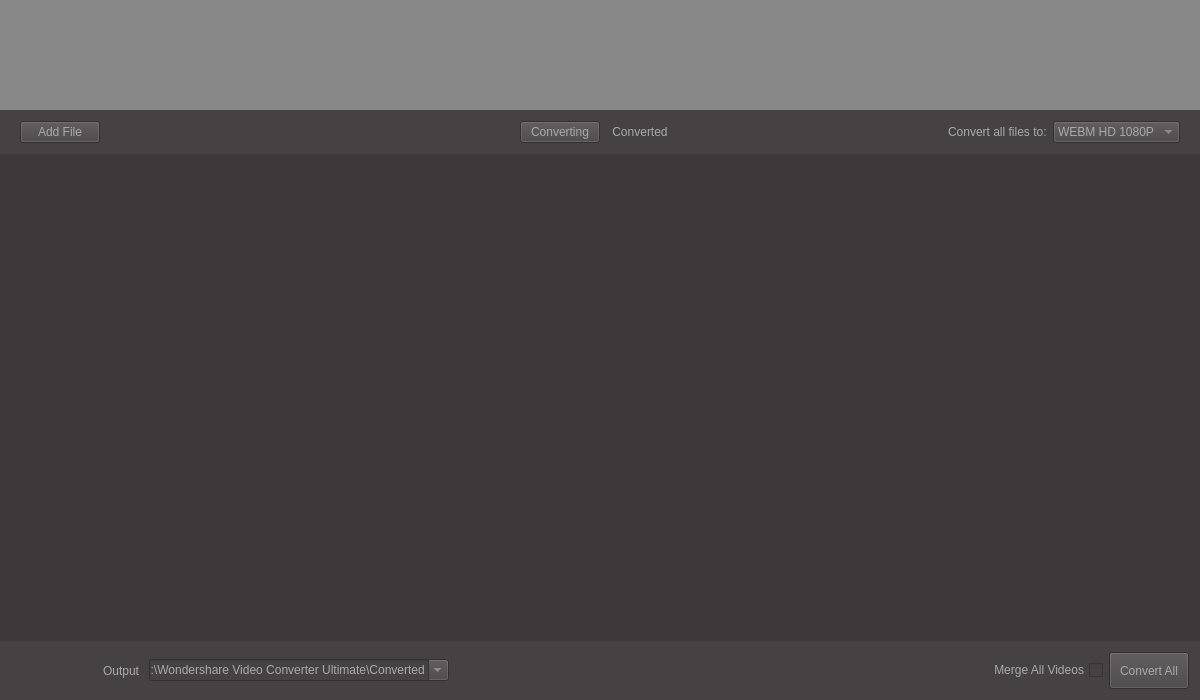
<?xml version="1.0" encoding="UTF-8"?>
<ui version="4.0">
 <class>VideoEnncoder</class>
 <widget class="QWidget" name="VideoEnncoder">
  <property name="geometry">
   <rect>
    <x>0</x>
    <y>0</y>
    <width>1200</width>
    <height>700</height>
   </rect>
  </property>
  <property name="sizePolicy">
   <sizepolicy hsizetype="Minimum" vsizetype="Minimum">
    <horstretch>0</horstretch>
    <verstretch>0</verstretch>
   </sizepolicy>
  </property>
  <property name="minimumSize">
   <size>
    <width>1200</width>
    <height>700</height>
   </size>
  </property>
  <property name="windowTitle">
   <string>VideoEnncoder</string>
  </property>
  <property name="styleSheet">
   <string notr="true">*{color:#aaaaaa}</string>
  </property>
  <layout class="QVBoxLayout" name="verticalLayout_2">
   <property name="spacing">
    <number>0</number>
   </property>
   <property name="leftMargin">
    <number>0</number>
   </property>
   <property name="topMargin">
    <number>0</number>
   </property>
   <property name="rightMargin">
    <number>0</number>
   </property>
   <property name="bottomMargin">
    <number>0</number>
   </property>
   <item>
    <widget class="QWidget" name="title" native="true">
     <property name="sizePolicy">
      <sizepolicy hsizetype="Preferred" vsizetype="Fixed">
       <horstretch>0</horstretch>
       <verstretch>0</verstretch>
      </sizepolicy>
     </property>
     <property name="minimumSize">
      <size>
       <width>0</width>
       <height>110</height>
      </size>
     </property>
     <property name="styleSheet">
      <string notr="true">background-color: rgb(136, 136, 136);</string>
     </property>
     <layout class="QHBoxLayout" name="horizontalLayout_8">
      <property name="spacing">
       <number>0</number>
      </property>
      <property name="leftMargin">
       <number>0</number>
      </property>
      <property name="topMargin">
       <number>0</number>
      </property>
      <property name="rightMargin">
       <number>0</number>
      </property>
      <property name="bottomMargin">
       <number>0</number>
      </property>
      <item>
       <layout class="QVBoxLayout" name="verticalLayout">
        <item>
         <spacer name="horizontalSpacer_7">
          <property name="orientation">
           <enum>Qt::Horizontal</enum>
          </property>
          <property name="sizeHint" stdset="0">
           <size>
            <width>40</width>
            <height>15</height>
           </size>
          </property>
         </spacer>
        </item>
        <item>
         <spacer name="horizontalSpacer">
          <property name="orientation">
           <enum>Qt::Horizontal</enum>
          </property>
          <property name="sizeHint" stdset="0">
           <size>
            <width>220</width>
            <height>80</height>
           </size>
          </property>
         </spacer>
        </item>
       </layout>
      </item>
      <item>
       <widget class="QWidget" name="titleIcons" native="true">
        <property name="enabled">
         <bool>true</bool>
        </property>
        <property name="sizePolicy">
         <sizepolicy hsizetype="Fixed" vsizetype="Fixed">
          <horstretch>0</horstretch>
          <verstretch>0</verstretch>
         </sizepolicy>
        </property>
        <property name="minimumSize">
         <size>
          <width>0</width>
          <height>0</height>
         </size>
        </property>
        <property name="styleSheet">
         <string notr="true"/>
        </property>
        <layout class="QHBoxLayout" name="horizontalLayout_3">
         <property name="sizeConstraint">
          <enum>QLayout::SetFixedSize</enum>
         </property>
         <property name="leftMargin">
          <number>9</number>
         </property>
         <property name="topMargin">
          <number>9</number>
         </property>
         <property name="bottomMargin">
          <number>9</number>
         </property>
         <item>
          <widget class="QPushButton" name="ConvertIcon">
           <property name="sizePolicy">
            <sizepolicy hsizetype="Preferred" vsizetype="Fixed">
             <horstretch>0</horstretch>
             <verstretch>0</verstretch>
            </sizepolicy>
           </property>
           <property name="styleSheet">
            <string notr="true"/>
           </property>
           <property name="text">
            <string/>
           </property>
           <property name="icon">
            <iconset resource="icons.qrc">
             <normaloff>:/icons/convert.png</normaloff>:/icons/convert.png</iconset>
           </property>
           <property name="iconSize">
            <size>
             <width>64</width>
             <height>64</height>
            </size>
           </property>
           <property name="flat">
            <bool>true</bool>
           </property>
          </widget>
         </item>
         <item>
          <widget class="QPushButton" name="DownloadIcon">
           <property name="sizePolicy">
            <sizepolicy hsizetype="Preferred" vsizetype="Fixed">
             <horstretch>0</horstretch>
             <verstretch>0</verstretch>
            </sizepolicy>
           </property>
           <property name="icon">
            <iconset resource="icons.qrc">
             <normaloff>:/icons/download.png</normaloff>:/icons/download.png</iconset>
           </property>
           <property name="iconSize">
            <size>
             <width>64</width>
             <height>64</height>
            </size>
           </property>
           <property name="flat">
            <bool>true</bool>
           </property>
          </widget>
         </item>
         <item>
          <widget class="QPushButton" name="TransferIcon">
           <property name="sizePolicy">
            <sizepolicy hsizetype="Preferred" vsizetype="Fixed">
             <horstretch>0</horstretch>
             <verstretch>0</verstretch>
            </sizepolicy>
           </property>
           <property name="text">
            <string/>
           </property>
           <property name="icon">
            <iconset resource="icons.qrc">
             <normaloff>:/icons/transfer.png</normaloff>:/icons/transfer.png</iconset>
           </property>
           <property name="iconSize">
            <size>
             <width>64</width>
             <height>64</height>
            </size>
           </property>
           <property name="flat">
            <bool>true</bool>
           </property>
          </widget>
         </item>
         <item>
          <widget class="QPushButton" name="ToolboxIcon">
           <property name="sizePolicy">
            <sizepolicy hsizetype="Preferred" vsizetype="Fixed">
             <horstretch>0</horstretch>
             <verstretch>0</verstretch>
            </sizepolicy>
           </property>
           <property name="text">
            <string/>
           </property>
           <property name="icon">
            <iconset resource="icons.qrc">
             <normaloff>:/icons/tool.png</normaloff>:/icons/tool.png</iconset>
           </property>
           <property name="iconSize">
            <size>
             <width>64</width>
             <height>64</height>
            </size>
           </property>
           <property name="flat">
            <bool>true</bool>
           </property>
          </widget>
         </item>
        </layout>
       </widget>
      </item>
      <item>
       <layout class="QGridLayout" name="gridLayout">
        <property name="spacing">
         <number>0</number>
        </property>
        <item row="0" column="0">
         <spacer name="horizontalSpacer_2">
          <property name="orientation">
           <enum>Qt::Horizontal</enum>
          </property>
          <property name="sizeHint" stdset="0">
           <size>
            <width>197</width>
            <height>10</height>
           </size>
          </property>
         </spacer>
        </item>
        <item row="0" column="1">
         <widget class="QWidget" name="baseIcons" native="true">
          <property name="sizePolicy">
           <sizepolicy hsizetype="Fixed" vsizetype="Preferred">
            <horstretch>0</horstretch>
            <verstretch>0</verstretch>
           </sizepolicy>
          </property>
          <layout class="QHBoxLayout" name="horizontalLayout_7">
           <property name="spacing">
            <number>0</number>
           </property>
           <property name="sizeConstraint">
            <enum>QLayout::SetFixedSize</enum>
           </property>
           <property name="leftMargin">
            <number>0</number>
           </property>
           <property name="topMargin">
            <number>0</number>
           </property>
           <property name="rightMargin">
            <number>0</number>
           </property>
           <property name="bottomMargin">
            <number>0</number>
           </property>
           <item alignment="Qt::AlignRight">
            <widget class="QPushButton" name="MinimizeBtn">
             <property name="sizePolicy">
              <sizepolicy hsizetype="Fixed" vsizetype="Fixed">
               <horstretch>0</horstretch>
               <verstretch>0</verstretch>
              </sizepolicy>
             </property>
             <property name="text">
              <string/>
             </property>
             <property name="icon">
              <iconset resource="icons.qrc">
               <normaloff>:/icons/minimize.png</normaloff>:/icons/minimize.png</iconset>
             </property>
             <property name="flat">
              <bool>true</bool>
             </property>
            </widget>
           </item>
           <item>
            <widget class="QPushButton" name="MaximizeBtn">
             <property name="sizePolicy">
              <sizepolicy hsizetype="Fixed" vsizetype="Fixed">
               <horstretch>0</horstretch>
               <verstretch>0</verstretch>
              </sizepolicy>
             </property>
             <property name="text">
              <string/>
             </property>
             <property name="icon">
              <iconset resource="icons.qrc">
               <normaloff>:/icons/maximize.png</normaloff>:/icons/maximize.png</iconset>
             </property>
             <property name="flat">
              <bool>true</bool>
             </property>
            </widget>
           </item>
           <item>
            <widget class="QPushButton" name="CloseBtn">
             <property name="sizePolicy">
              <sizepolicy hsizetype="Fixed" vsizetype="Fixed">
               <horstretch>0</horstretch>
               <verstretch>0</verstretch>
              </sizepolicy>
             </property>
             <property name="baseSize">
              <size>
               <width>0</width>
               <height>0</height>
              </size>
             </property>
             <property name="text">
              <string/>
             </property>
             <property name="icon">
              <iconset resource="icons.qrc">
               <normaloff>:/icons/close.png</normaloff>:/icons/close.png</iconset>
             </property>
             <property name="flat">
              <bool>true</bool>
             </property>
            </widget>
           </item>
          </layout>
         </widget>
        </item>
        <item row="1" column="0" colspan="2">
         <spacer name="horizontalSpacer_6">
          <property name="orientation">
           <enum>Qt::Horizontal</enum>
          </property>
          <property name="sizeHint" stdset="0">
           <size>
            <width>289</width>
            <height>80</height>
           </size>
          </property>
         </spacer>
        </item>
       </layout>
      </item>
     </layout>
    </widget>
   </item>
   <item>
    <widget class="QWidget" name="widget_2" native="true">
     <property name="sizePolicy">
      <sizepolicy hsizetype="Preferred" vsizetype="Minimum">
       <horstretch>0</horstretch>
       <verstretch>0</verstretch>
      </sizepolicy>
     </property>
     <property name="minimumSize">
      <size>
       <width>0</width>
       <height>40</height>
      </size>
     </property>
     <property name="styleSheet">
      <string notr="true">background:#464243</string>
     </property>
     <layout class="QHBoxLayout" name="horizontalLayout_6">
      <property name="leftMargin">
       <number>20</number>
      </property>
      <property name="rightMargin">
       <number>20</number>
      </property>
      <item>
       <layout class="QHBoxLayout" name="horizontalLayout">
        <item alignment="Qt::AlignLeft">
         <widget class="QPushButton" name="AddFileBtn">
          <property name="sizePolicy">
           <sizepolicy hsizetype="Fixed" vsizetype="Fixed">
            <horstretch>0</horstretch>
            <verstretch>0</verstretch>
           </sizepolicy>
          </property>
          <property name="minimumSize">
           <size>
            <width>30</width>
            <height>0</height>
           </size>
          </property>
          <property name="styleSheet">
           <string notr="true"/>
          </property>
          <property name="text">
           <string>Add File</string>
          </property>
         </widget>
        </item>
        <item>
         <spacer name="horizontalSpacer_3">
          <property name="orientation">
           <enum>Qt::Horizontal</enum>
          </property>
          <property name="sizeType">
           <enum>QSizePolicy::Expanding</enum>
          </property>
          <property name="sizeHint" stdset="0">
           <size>
            <width>40</width>
            <height>20</height>
           </size>
          </property>
         </spacer>
        </item>
       </layout>
      </item>
      <item>
       <widget class="QWidget" name="widget_3" native="true">
        <property name="sizePolicy">
         <sizepolicy hsizetype="Fixed" vsizetype="Fixed">
          <horstretch>0</horstretch>
          <verstretch>0</verstretch>
         </sizepolicy>
        </property>
        <layout class="QHBoxLayout" name="horizontalLayout_4">
         <property name="spacing">
          <number>0</number>
         </property>
         <property name="sizeConstraint">
          <enum>QLayout::SetFixedSize</enum>
         </property>
         <property name="leftMargin">
          <number>0</number>
         </property>
         <property name="topMargin">
          <number>0</number>
         </property>
         <property name="rightMargin">
          <number>0</number>
         </property>
         <property name="bottomMargin">
          <number>0</number>
         </property>
         <item>
          <widget class="QPushButton" name="ConvertingDilsplayBtn">
           <property name="sizePolicy">
            <sizepolicy hsizetype="Fixed" vsizetype="Fixed">
             <horstretch>0</horstretch>
             <verstretch>0</verstretch>
            </sizepolicy>
           </property>
           <property name="minimumSize">
            <size>
             <width>30</width>
             <height>0</height>
            </size>
           </property>
           <property name="styleSheet">
            <string notr="true"/>
           </property>
           <property name="text">
            <string>Converting</string>
           </property>
          </widget>
         </item>
         <item alignment="Qt::AlignHCenter">
          <widget class="QPushButton" name="CovertedDisplayBtn">
           <property name="sizePolicy">
            <sizepolicy hsizetype="Fixed" vsizetype="Fixed">
             <horstretch>0</horstretch>
             <verstretch>0</verstretch>
            </sizepolicy>
           </property>
           <property name="minimumSize">
            <size>
             <width>30</width>
             <height>0</height>
            </size>
           </property>
           <property name="styleSheet">
            <string notr="true"/>
           </property>
           <property name="text">
            <string>Converted</string>
           </property>
           <property name="flat">
            <bool>true</bool>
           </property>
          </widget>
         </item>
        </layout>
       </widget>
      </item>
      <item>
       <layout class="QHBoxLayout" name="horizontalLayout_5">
        <item>
         <spacer name="horizontalSpacer_4">
          <property name="orientation">
           <enum>Qt::Horizontal</enum>
          </property>
          <property name="sizeType">
           <enum>QSizePolicy::Expanding</enum>
          </property>
          <property name="sizeHint" stdset="0">
           <size>
            <width>245</width>
            <height>20</height>
           </size>
          </property>
         </spacer>
        </item>
        <item>
         <widget class="QLabel" name="label">
          <property name="sizePolicy">
           <sizepolicy hsizetype="Fixed" vsizetype="Fixed">
            <horstretch>0</horstretch>
            <verstretch>0</verstretch>
           </sizepolicy>
          </property>
          <property name="minimumSize">
           <size>
            <width>40</width>
            <height>0</height>
           </size>
          </property>
          <property name="text">
           <string>Convert all files to:</string>
          </property>
         </widget>
        </item>
        <item>
         <widget class="QComboBox" name="comboBox">
          <property name="sizePolicy">
           <sizepolicy hsizetype="Fixed" vsizetype="Fixed">
            <horstretch>0</horstretch>
            <verstretch>0</verstretch>
           </sizepolicy>
          </property>
          <property name="editable">
           <bool>false</bool>
          </property>
          <property name="currentText">
           <string>WEBM HD 1080P</string>
          </property>
          <property name="currentIndex">
           <number>0</number>
          </property>
          <property name="sizeAdjustPolicy">
           <enum>QComboBox::AdjustToContentsOnFirstShow</enum>
          </property>
          <item>
           <property name="text">
            <string>WEBM HD 1080P</string>
           </property>
          </item>
         </widget>
        </item>
       </layout>
      </item>
     </layout>
    </widget>
   </item>
   <item>
    <widget class="QStackedWidget" name="stackedWidget">
     <property name="sizePolicy">
      <sizepolicy hsizetype="Expanding" vsizetype="Preferred">
       <horstretch>0</horstretch>
       <verstretch>0</verstretch>
      </sizepolicy>
     </property>
     <property name="styleSheet">
      <string notr="true">background:#3d393a</string>
     </property>
     <property name="currentIndex">
      <number>0</number>
     </property>
     <widget class="QWidget" name="ConvertPage">
      <layout class="QGridLayout" name="gridLayout_4">
       <property name="leftMargin">
        <number>0</number>
       </property>
       <property name="topMargin">
        <number>0</number>
       </property>
       <property name="rightMargin">
        <number>0</number>
       </property>
       <property name="bottomMargin">
        <number>0</number>
       </property>
       <property name="spacing">
        <number>0</number>
       </property>
       <item row="0" column="0">
        <widget class="QScrollArea" name="scrollArea">
         <property name="styleSheet">
          <string notr="true"/>
         </property>
         <property name="frameShape">
          <enum>QFrame::NoFrame</enum>
         </property>
         <property name="widgetResizable">
          <bool>true</bool>
         </property>
         <widget class="QWidget" name="scrollAreaWidgetContents">
          <property name="geometry">
           <rect>
            <x>0</x>
            <y>0</y>
            <width>1200</width>
            <height>489</height>
           </rect>
          </property>
          <layout class="QVBoxLayout" name="verticalLayout_4"/>
         </widget>
        </widget>
       </item>
      </layout>
     </widget>
     <widget class="QWidget" name="DownloadPage">
      <layout class="QGridLayout" name="gridLayout_5">
       <property name="leftMargin">
        <number>0</number>
       </property>
       <property name="topMargin">
        <number>0</number>
       </property>
       <property name="rightMargin">
        <number>0</number>
       </property>
       <property name="bottomMargin">
        <number>0</number>
       </property>
       <property name="spacing">
        <number>0</number>
       </property>
       <item row="0" column="0">
        <widget class="QScrollArea" name="scrollArea_2">
         <property name="frameShape">
          <enum>QFrame::NoFrame</enum>
         </property>
         <property name="widgetResizable">
          <bool>true</bool>
         </property>
         <widget class="QWidget" name="scrollAreaWidgetContents_2">
          <property name="geometry">
           <rect>
            <x>0</x>
            <y>0</y>
            <width>100</width>
            <height>30</height>
           </rect>
          </property>
          <layout class="QGridLayout" name="gridLayout_3">
           <item row="0" column="0">
            <widget class="QLabel" name="label_4">
             <property name="text">
              <string>2page</string>
             </property>
            </widget>
           </item>
          </layout>
         </widget>
        </widget>
       </item>
      </layout>
     </widget>
     <widget class="QWidget" name="TransferPage">
      <layout class="QGridLayout" name="gridLayout_10">
       <item row="0" column="0">
        <widget class="QLabel" name="label_5">
         <property name="text">
          <string>3page</string>
         </property>
        </widget>
       </item>
      </layout>
     </widget>
     <widget class="QWidget" name="ToolboxPage">
      <layout class="QGridLayout" name="gridLayout_7">
       <item row="0" column="0">
        <widget class="QLabel" name="label_6">
         <property name="text">
          <string>4page</string>
         </property>
        </widget>
       </item>
      </layout>
     </widget>
    </widget>
   </item>
   <item>
    <widget class="QWidget" name="widget" native="true">
     <property name="styleSheet">
      <string notr="true">background:#464243</string>
     </property>
     <layout class="QHBoxLayout" name="horizontalLayout_2">
      <item>
       <widget class="QPushButton" name="TaskCompleteIcon">
        <property name="sizePolicy">
         <sizepolicy hsizetype="Fixed" vsizetype="Fixed">
          <horstretch>0</horstretch>
          <verstretch>0</verstretch>
         </sizepolicy>
        </property>
        <property name="baseSize">
         <size>
          <width>0</width>
          <height>20</height>
         </size>
        </property>
        <property name="text">
         <string/>
        </property>
        <property name="icon">
         <iconset>
          <normaloff>:/icons/icons/alarm-clock.png</normaloff>:/icons/icons/alarm-clock.png</iconset>
        </property>
        <property name="iconSize">
         <size>
          <width>32</width>
          <height>32</height>
         </size>
        </property>
        <property name="flat">
         <bool>true</bool>
        </property>
       </widget>
      </item>
      <item>
       <widget class="QPushButton" name="BoosterIcon">
        <property name="sizePolicy">
         <sizepolicy hsizetype="Fixed" vsizetype="Fixed">
          <horstretch>0</horstretch>
          <verstretch>0</verstretch>
         </sizepolicy>
        </property>
        <property name="text">
         <string/>
        </property>
        <property name="icon">
         <iconset>
          <normaloff>:/icons/icons/flash.png</normaloff>:/icons/icons/flash.png</iconset>
        </property>
        <property name="iconSize">
         <size>
          <width>32</width>
          <height>32</height>
         </size>
        </property>
        <property name="flat">
         <bool>true</bool>
        </property>
       </widget>
      </item>
      <item>
       <widget class="QLabel" name="label_2">
        <property name="sizePolicy">
         <sizepolicy hsizetype="Fixed" vsizetype="Preferred">
          <horstretch>0</horstretch>
          <verstretch>0</verstretch>
         </sizepolicy>
        </property>
        <property name="minimumSize">
         <size>
          <width>40</width>
          <height>0</height>
         </size>
        </property>
        <property name="baseSize">
         <size>
          <width>0</width>
          <height>0</height>
         </size>
        </property>
        <property name="text">
         <string>Output</string>
        </property>
       </widget>
      </item>
      <item>
       <widget class="QComboBox" name="OutputDirctoryCombo">
        <property name="sizePolicy">
         <sizepolicy hsizetype="Fixed" vsizetype="Fixed">
          <horstretch>0</horstretch>
          <verstretch>0</verstretch>
         </sizepolicy>
        </property>
        <property name="minimumSize">
         <size>
          <width>300</width>
          <height>0</height>
         </size>
        </property>
        <property name="sizeIncrement">
         <size>
          <width>0</width>
          <height>0</height>
         </size>
        </property>
        <property name="baseSize">
         <size>
          <width>0</width>
          <height>0</height>
         </size>
        </property>
        <property name="editable">
         <bool>true</bool>
        </property>
        <item>
         <property name="text">
          <string>D:\Wondershare Video Converter Ultimate\Converted</string>
         </property>
        </item>
       </widget>
      </item>
      <item>
       <widget class="QPushButton" name="OutputChangeIcon">
        <property name="sizePolicy">
         <sizepolicy hsizetype="Fixed" vsizetype="Fixed">
          <horstretch>0</horstretch>
          <verstretch>0</verstretch>
         </sizepolicy>
        </property>
        <property name="text">
         <string/>
        </property>
        <property name="icon">
         <iconset>
          <normaloff>:/icons/icons/folder.png</normaloff>:/icons/icons/folder.png</iconset>
        </property>
        <property name="flat">
         <bool>true</bool>
        </property>
       </widget>
      </item>
      <item>
       <spacer name="horizontalSpacer_5">
        <property name="orientation">
         <enum>Qt::Horizontal</enum>
        </property>
        <property name="sizeType">
         <enum>QSizePolicy::Expanding</enum>
        </property>
        <property name="sizeHint" stdset="0">
         <size>
          <width>627</width>
          <height>37</height>
         </size>
        </property>
       </spacer>
      </item>
      <item>
       <widget class="QCheckBox" name="MergeAllVideosCheck">
        <property name="sizePolicy">
         <sizepolicy hsizetype="Fixed" vsizetype="Fixed">
          <horstretch>0</horstretch>
          <verstretch>0</verstretch>
         </sizepolicy>
        </property>
        <property name="layoutDirection">
         <enum>Qt::RightToLeft</enum>
        </property>
        <property name="text">
         <string>Merge All Videos</string>
        </property>
        <property name="tristate">
         <bool>false</bool>
        </property>
       </widget>
      </item>
      <item>
       <widget class="QPushButton" name="ConvertAllBtn">
        <property name="sizePolicy">
         <sizepolicy hsizetype="Fixed" vsizetype="Preferred">
          <horstretch>0</horstretch>
          <verstretch>0</verstretch>
         </sizepolicy>
        </property>
        <property name="baseSize">
         <size>
          <width>0</width>
          <height>20</height>
         </size>
        </property>
        <property name="text">
         <string>Convert All</string>
        </property>
       </widget>
      </item>
     </layout>
    </widget>
   </item>
  </layout>
 </widget>
 <layoutdefault spacing="6" margin="11"/>
 <resources>
  <include location="icons.qrc"/>
 </resources>
 <connections>
  <connection>
   <sender>MinimizeBtn</sender>
   <signal>clicked()</signal>
   <receiver>VideoEnncoder</receiver>
   <slot>showMinimized()</slot>
   <hints>
    <hint type="sourcelabel">
     <x>1129</x>
     <y>13</y>
    </hint>
    <hint type="destinationlabel">
     <x>1128</x>
     <y>-11</y>
    </hint>
   </hints>
  </connection>
  <connection>
   <sender>MaximizeBtn</sender>
   <signal>clicked()</signal>
   <receiver>VideoEnncoder</receiver>
   <slot>showMaximized()</slot>
   <hints>
    <hint type="sourcelabel">
     <x>1156</x>
     <y>14</y>
    </hint>
    <hint type="destinationlabel">
     <x>1157</x>
     <y>-4</y>
    </hint>
   </hints>
  </connection>
  <connection>
   <sender>CloseBtn</sender>
   <signal>clicked()</signal>
   <receiver>VideoEnncoder</receiver>
   <slot>close()</slot>
   <hints>
    <hint type="sourcelabel">
     <x>1192</x>
     <y>14</y>
    </hint>
    <hint type="destinationlabel">
     <x>1207</x>
     <y>14</y>
    </hint>
   </hints>
  </connection>
 </connections>
 <designerdata>
  <property name="gridDeltaX">
   <number>2</number>
  </property>
  <property name="gridDeltaY">
   <number>2</number>
  </property>
  <property name="gridSnapX">
   <bool>false</bool>
  </property>
  <property name="gridSnapY">
   <bool>false</bool>
  </property>
  <property name="gridVisible">
   <bool>true</bool>
  </property>
 </designerdata>
 <slots>
  <signal>findFiles()</signal>
 </slots>
</ui>
